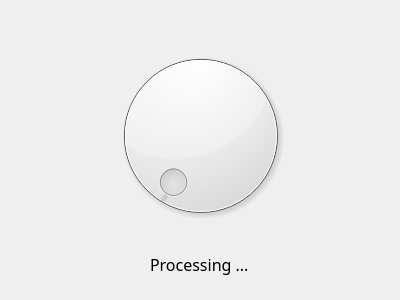
<?xml version="1.0" encoding="UTF-8"?>
<ui version="4.0">
 <class>Dialog</class>
 <widget class="QDialog" name="Dialog">
  <property name="geometry">
   <rect>
    <x>0</x>
    <y>0</y>
    <width>400</width>
    <height>300</height>
   </rect>
  </property>
  <property name="windowTitle">
   <string>Video Processing</string>
  </property>
  <widget class="QDial" name="animatedDial">
   <property name="geometry">
    <rect>
     <x>60</x>
     <y>40</y>
     <width>281</width>
     <height>191</height>
    </rect>
   </property>
  </widget>
  <widget class="QLabel" name="loadingLabel">
   <property name="geometry">
    <rect>
     <x>150</x>
     <y>249</y>
     <width>101</width>
     <height>31</height>
    </rect>
   </property>
   <property name="font">
    <font>
     <family>Abyssinica SIL</family>
     <pointsize>12</pointsize>
    </font>
   </property>
   <property name="text">
    <string>Processing ...</string>
   </property>
  </widget>
  <widget class="QLabel" name="picLabel">
   <property name="geometry">
    <rect>
     <x>100</x>
     <y>20</y>
     <width>211</width>
     <height>221</height>
    </rect>
   </property>
   <property name="text">
    <string/>
   </property>
   <property name="pixmap">
    <pixmap resource="../moviepy/resources/icons.qrc">:/camera/HDRCameraApp_trans.png</pixmap>
   </property>
   <property name="scaledContents">
    <bool>true</bool>
   </property>
  </widget>
  <zorder>picLabel</zorder>
  <zorder>animatedDial</zorder>
  <zorder>loadingLabel</zorder>
 </widget>
 <resources>
  <include location="../moviepy/resources/icons.qrc"/>
 </resources>
 <connections/>
</ui>
